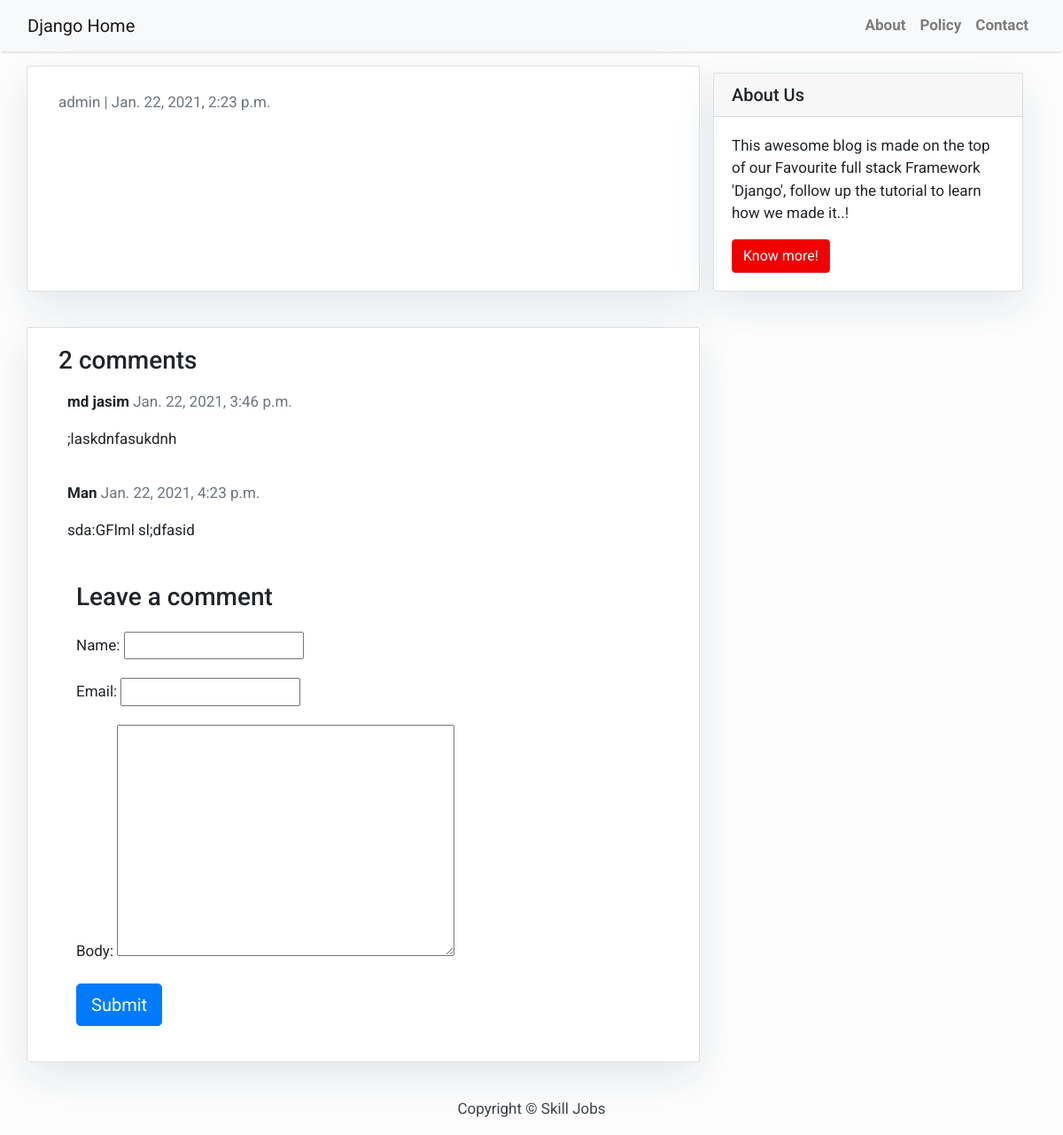
Page /my-third-post/ on the committed database.
### blog/models.py (models this page shows, shortened)
class Post(models.Model):
    title = models.CharField(max_length=200, unique=True)
    slug = models.SlugField(max_length=200, unique=True)
    author = models.ForeignKey(User, on_delete=models.CASCADE, related_name="blog_post")
    updated_on = models.DateTimeField(auto_now_add=True)
    content = models.TextField()
    created_on = models.DateTimeField(auto_now_add=True)
    status = models.IntegerField(choices=Status, default=0)
    class Meta:
        ordering = ['-created_on']

class Comment(models.Model):
    post = models.ForeignKey(Post, on_delete=models.CASCADE, related_name='comments')
    name = models.CharField(max_length=50)
    email = models.EmailField()
    body = models.TextField()
    created_on = models.DateTimeField(auto_now_add=True)
    active = models.BooleanField(default=False)
    class Meta:
        ordering = ['created_on']

### blog/views.py (the view)
# urls.py: path('<slug:slug>/', views.post_detail, name='post_detail'),
def post_detail(request, slug):
    template_name = 'PostDetails.html'
    post = get_object_or_404(Post, slug=slug)
    comments = post.comments.filter(active=True)
    new_comment = None
    if request.method == "POST":
        comment_form = CommentForm(data=request.POST)  # => Comment parameter pass new_comment
        if comment_form.is_valid():  # -> is valid comment
            new_comment = comment_form.save(commit=False)  # => comment save
            new_comment.post = post  # => post
            new_comment.save()
    else:
        comment_form = CommentForm()  # => empty comment set
    return render(request, template_name, {
        'post': post,
        'comments': comments,  # => old comments
        'new_comment': new_comment,  # => new comments waiting for acceptation
        'comment_form': comment_form  # => pass the form for comments
    })

### blog/forms.py
class CommentForm(forms.ModelForm):
    class Meta:
        model = Comment
        fields = ('name', 'email', 'body')

### templates/PostDetails.html (shortened to what this page needs)
{% extends 'base.html' %} {% block content %}
    <div class="container">
        <div class="row">
            <div class="col-md-8 card mb-4  mt-3 left  top">
                <div class="card-body">
                    <p class=" text-muted">{{ post.author }} | {{ post.created_on }}</p>
                </div>
            </div>
            {% block sidebar %} {% include 'sidebar.html' %} {% endblock sidebar %}
        </div>
        <div class="row">
            <div class="col-md-8 card mb-4 mt-3">
                <div class="card-body">
                    <h3>{{ comments.count }} comments</h3>
                    {% for comment in comments %}
                        <div class="comments" style="padding: 10px">
                            <p class="font-weight-bold">
                                {{ comment.name }}
                                <span class="text-muted font-weight-normal">{{ comment.created_on }}</span>
                            </p>
                            {{ comment.body | linebreaks }}
                        </div>
                    {% endfor %}
                    <div class="card-body">
                        {% if new_comment %}
                            <div class="alert alert-success">
                                Your Comment will taking permission from admin
                            </div>
                        {% else %}
                            <h3>Leave a comment</h3>
                            <form method="post" style="margin-top: 1.3em">
                                {{ comment_form.as_p }}
                                <button type="submit" class="btn btn-primary btn-lg">Submit</button>
                            </form>
                        {% endif %}
                    </div>
                </div>
            </div>
        </div>
    </div>
{% endblock content %}

### templates/base.html (style rules this page uses)
body { font-family: "Roboto", sans-serif; font-size: 17px; background-color: #fdfdfd; }

### templates/sidebar.html (style rules this page uses)
.card { box-shadow: 0 16px 48px #E3E7EB; }

### rows in the picture
Post: author "admin", created_on "Jan. 22, 2021, 2:23 p.m."
Comment: name "md jasim", created_on "Jan. 22, 2021, 3:46 p.m.", body ";laskdnfasukdnh"
Comment: name "Man", created_on "Jan. 22, 2021, 4:23 p.m.", body "sda:GFlml sl;dfasid"

### other values in the picture
{{ comments.count }} "2"
